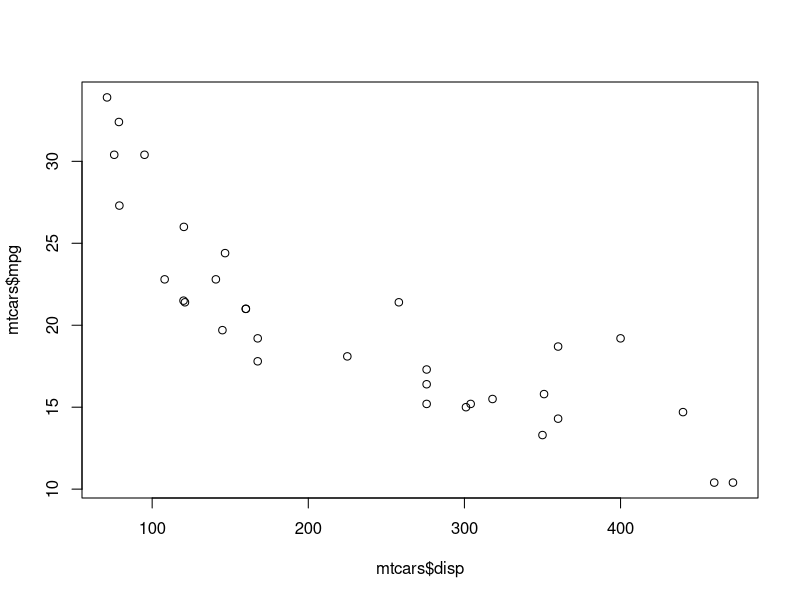
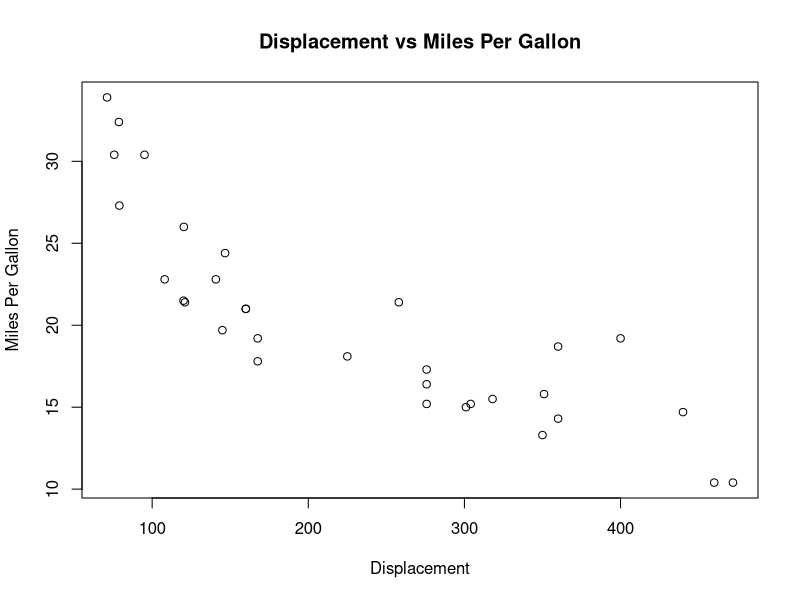
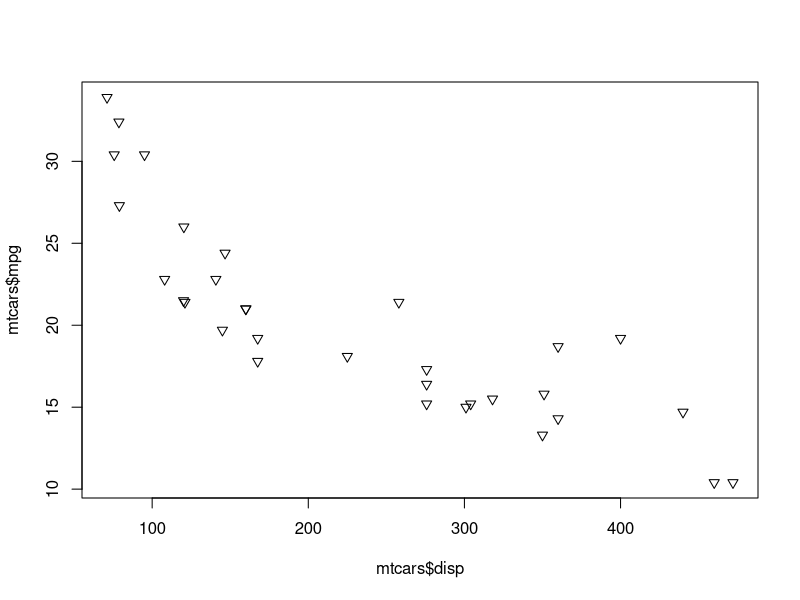
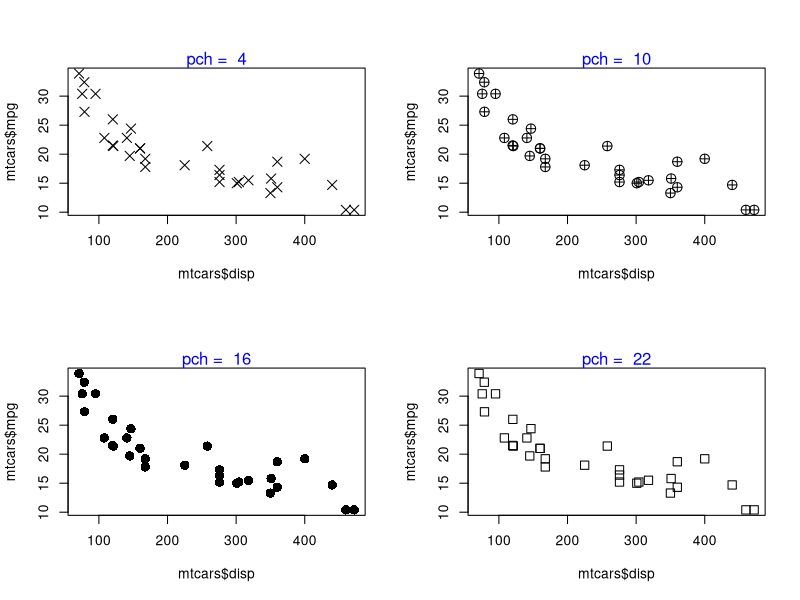
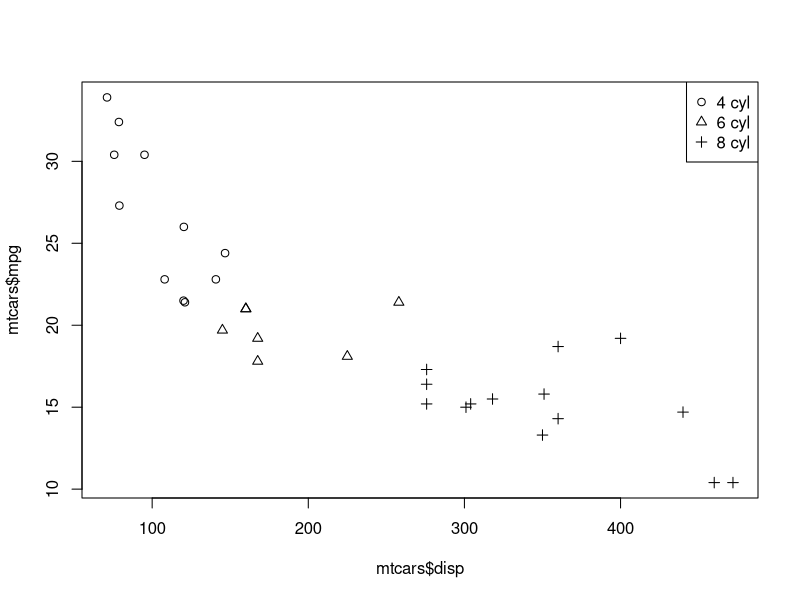
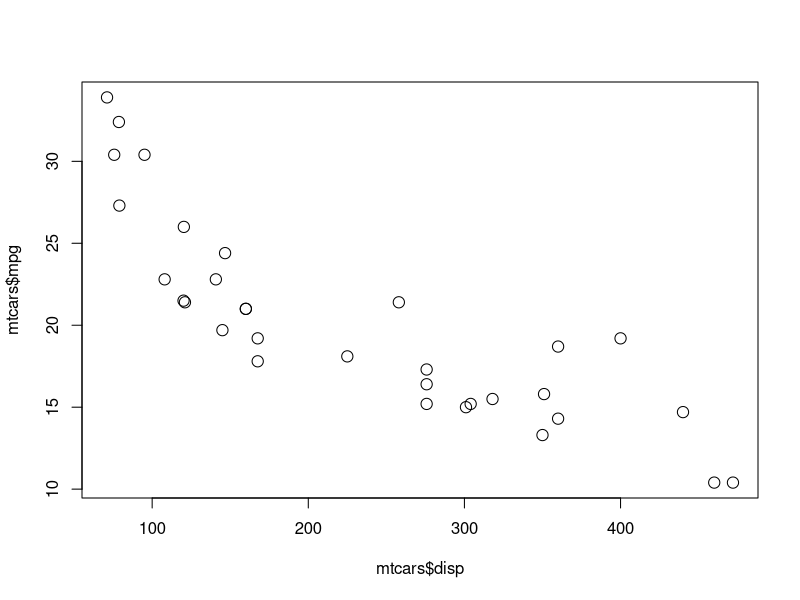
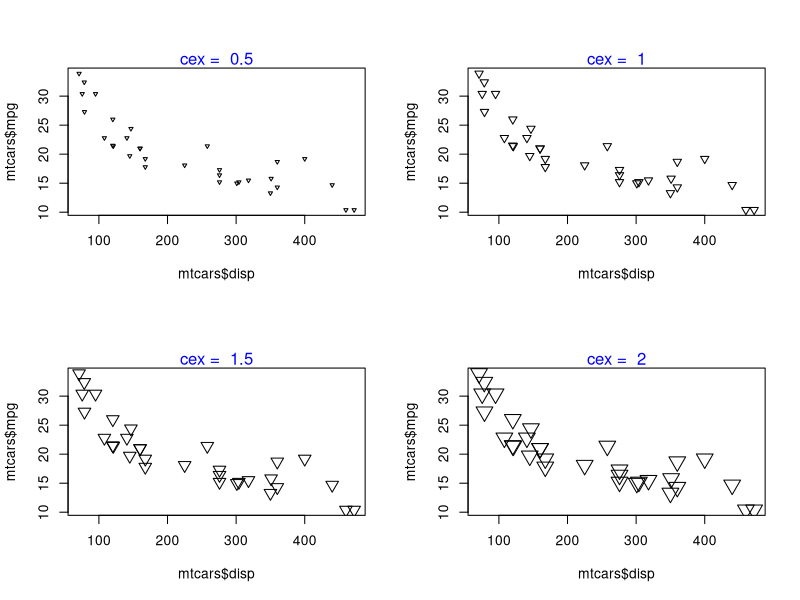
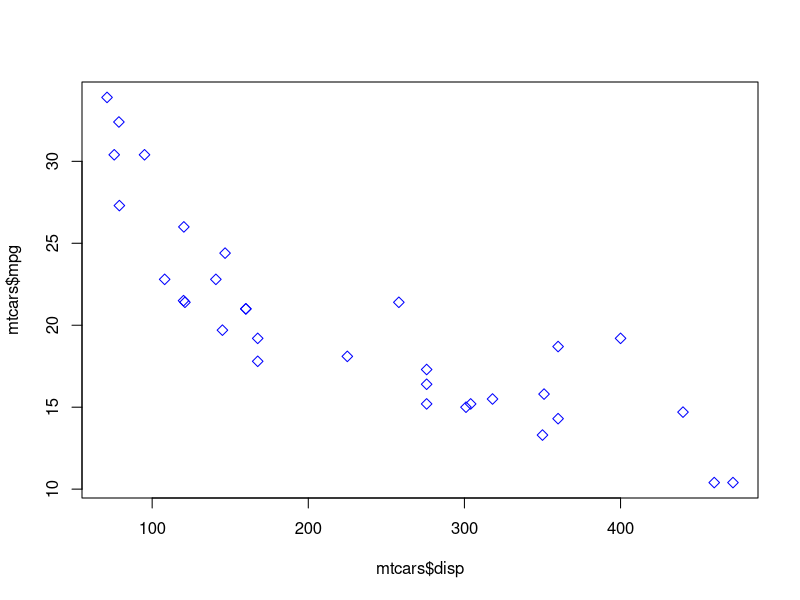

The R source for these figures, in order:
## ---- chunk 1
plot(mtcars$disp, mtcars$mpg)
## ---- chunk 2
plot(mtcars$disp, mtcars$mpg,
     main = 'Displacement vs Miles Per Gallon',
     xlab = 'Displacement', ylab = 'Miles Per Gallon')
## ---- chunk 3
# point shape
plot(mtcars$disp, mtcars$mpg, pch = 6)
## ---- chunk 4
#| label: fig-scatter-pch
#| fig-cap: "The pch argument across the plotting symbols"
#| fig-alt: "A grid of 25 scatterplots of displacement against miles per gallon, all drawing identical points. Each panel shows one plotting symbol in turn, from the open circle of pch 1 through the filled circle, triangle, square and cross, numbered by pch value in a blue label at the top."
init <- par(no.readonly = TRUE)
par(mfrow = c(2, 2))
values <- c(4, 10, 16, 22)
for (i in values) {
    plot(mtcars$disp, mtcars$mpg, pch = i, cex = 1.5)
    mtext(paste("pch = ", i), side = 3, col = "blue")
}
par(init)
## ---- chunk 5
#| label: fig-scatter-factor
#| fig-cap: "Mapping a third variable to point shape using as.numeric(factor())"
#| fig-alt: "A scatterplot of displacement against miles per gallon in which the points take three different open-circle-to-triangle shapes according to the number of cylinders. A legend at the top right labels the three groups 4 cyl, 6 cyl and 8 cyl. The four-cylinder points cluster at the top left, the eight-cylinder points at the right and bottom."
# shape based on a third categorical variable
plot(mtcars$disp, mtcars$mpg, pch = as.numeric(factor(mtcars$cyl)))
legend('topright', legend = c('4 cyl', '6 cyl', '8 cyl'), pch = 1:3)
## ---- chunk 6
# point size
plot(mtcars$disp, mtcars$mpg, cex = 1.5)
## ---- chunk 7
#| label: fig-scatter-cex
#| fig-cap: "The cex argument across a range of point sizes"
#| fig-alt: "A grid of nine scatterplots of displacement against miles per gallon drawing identical points, each panel showing the same symbol at a progressively larger size, from a tiny cross in the first panel to a large filled circle in the last."
# different point sizes
init <- par(no.readonly = TRUE)
par(mfrow = c(2, 2))
values <- c(0.5, 1, 1.5, 2)
for (i in values) {
    plot(mtcars$disp, mtcars$mpg, pch = 6, cex = i)
    mtext(paste("cex = ", i), side = 3, col = "blue")
}
par(init)
## ---- chunk 8
# shape between 0 and 21
plot(mtcars$disp, mtcars$mpg, pch = 5, col = 'blue', bg = 'red')
## ---- chunk 9
# shape between 22 and 25
plot(mtcars$disp, mtcars$mpg, pch = 24, col = 'red', bg = 'blue')
## ---- chunk 10
#| label: fig-scatter-two-vars
#| fig-cap: "Two variables mapped at once: shape to cylinders, colour to transmission"
#| fig-alt: "A scatterplot of displacement against miles per gallon combining both mappings. Point shape encodes the cylinder count and point colour encodes transmission, with a legend at the top right showing the three cylinder shapes."
# color based on a third variable
plot(mtcars$disp, mtcars$mpg, pch = 5, col = as.numeric(factor(mtcars$cyl)))
